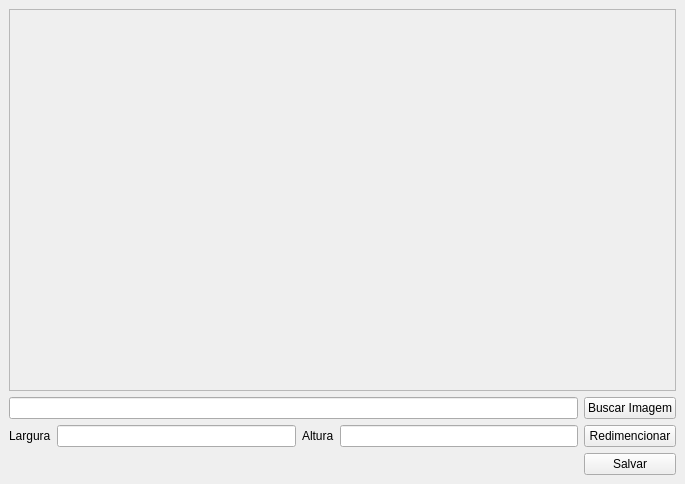
<?xml version="1.0" encoding="UTF-8"?>
<ui version="4.0">
 <class>MainWindow</class>
 <widget class="QMainWindow" name="MainWindow">
  <property name="geometry">
   <rect>
    <x>0</x>
    <y>0</y>
    <width>685</width>
    <height>484</height>
   </rect>
  </property>
  <property name="windowTitle">
   <string>Redimencionar Imagem</string>
  </property>
  <widget class="QWidget" name="centralwidget">
   <layout class="QGridLayout" name="gridLayout">
    <item row="2" column="3">
     <widget class="QLineEdit" name="inputAltura"/>
    </item>
    <item row="2" column="2">
     <widget class="QLabel" name="label_2">
      <property name="text">
       <string>Altura</string>
      </property>
     </widget>
    </item>
    <item row="2" column="4">
     <widget class="QPushButton" name="btnRedimencionar">
      <property name="text">
       <string>Redimencionar</string>
      </property>
     </widget>
    </item>
    <item row="2" column="1">
     <widget class="QLineEdit" name="inputLargura"/>
    </item>
    <item row="2" column="0">
     <widget class="QLabel" name="label">
      <property name="text">
       <string>Largura</string>
      </property>
     </widget>
    </item>
    <item row="3" column="4">
     <widget class="QPushButton" name="btnSalvar">
      <property name="text">
       <string>Salvar</string>
      </property>
     </widget>
    </item>
    <item row="0" column="0" colspan="5">
     <widget class="QScrollArea" name="scrollArea">
      <property name="widgetResizable">
       <bool>true</bool>
      </property>
      <widget class="QWidget" name="scrollAreaWidgetContents">
       <property name="geometry">
        <rect>
         <x>0</x>
         <y>0</y>
         <width>665</width>
         <height>377</height>
        </rect>
       </property>
       <layout class="QGridLayout" name="gridLayout_2">
        <item row="0" column="0">
         <widget class="QLabel" name="labelImg">
          <property name="text">
           <string/>
          </property>
         </widget>
        </item>
       </layout>
      </widget>
     </widget>
    </item>
    <item row="1" column="4">
     <widget class="QPushButton" name="btnEscolherArquivo">
      <property name="text">
       <string>Buscar Imagem</string>
      </property>
     </widget>
    </item>
    <item row="1" column="0" colspan="4">
     <widget class="QLineEdit" name="inputAbrirArquivo"/>
    </item>
   </layout>
  </widget>
 </widget>
 <resources/>
 <connections/>
</ui>
